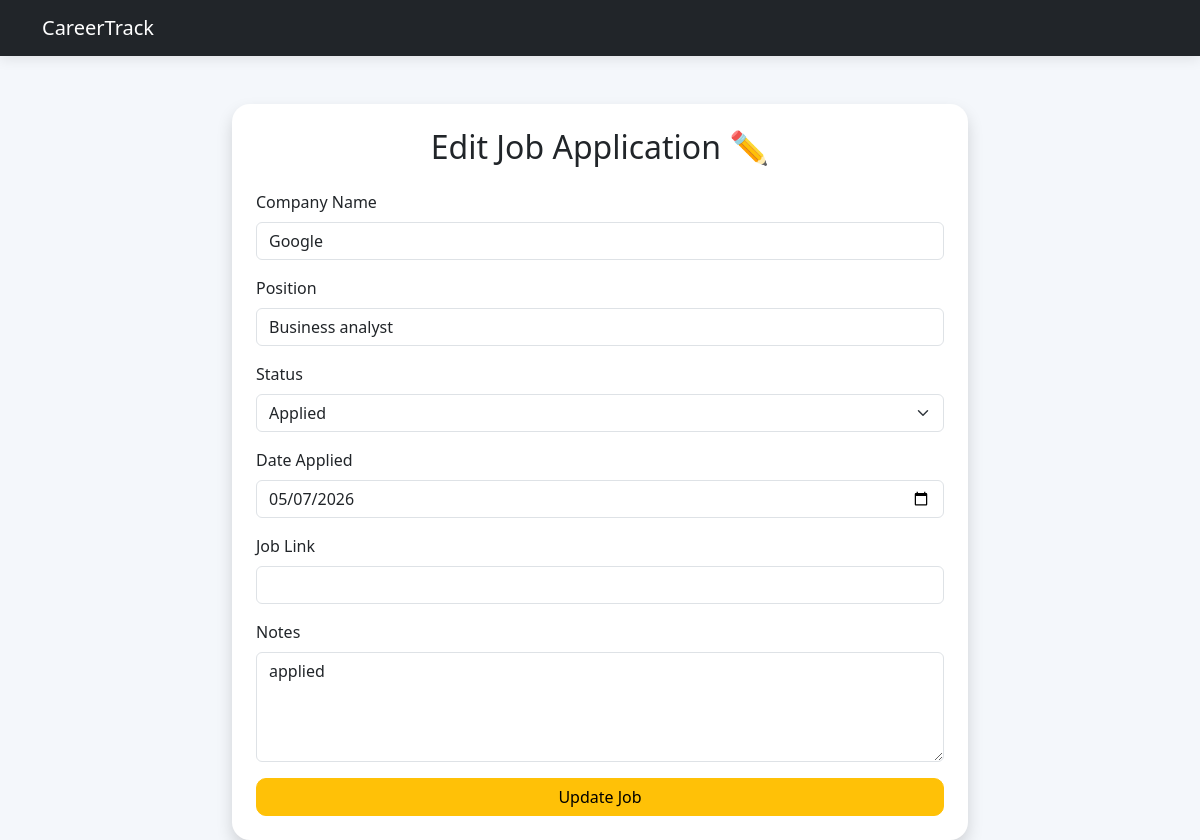
Page /edit-job/5 (signed in) on the committed database.
### app.py (models this page shows)
class JobApplication(db.Model):
    id = db.Column(db.Integer, primary_key=True)
    company = db.Column(db.String(100), nullable=False)
    position = db.Column(db.String(100), nullable=False)
    status = db.Column(db.String(50), nullable=False)
    date_applied = db.Column(db.String(20), nullable=False)
    job_link = db.Column(db.String(300))
    notes = db.Column(db.Text)
    user_id = db.Column(db.Integer, db.ForeignKey('user.id'), nullable=False)

### app.py (the view, shortened to what this page needs)
@app.route('/edit-job/<int:job_id>', methods=['GET', 'POST'])
def edit_job(job_id):
    if 'user_id' not in session:
        return redirect(url_for('login'))
    job = JobApplication.query.filter_by(
        id=job_id,
        user_id=session['user_id']
    ).first_or_404()
    return render_template('edit_job.html', job=job)

### templates/edit_job.html (shortened to what this page needs)
{% extends 'base.html' %}
{% block content %}
<div class="row justify-content-center">
    <div class="col-md-8">
        <div class="card shadow p-4">
            <h2 class="mb-4 text-center">
                Edit Job Application ✏️
            </h2>
            <form method="POST">
                <div class="mb-3">
                    <label class="form-label">
                        Company Name
                    </label>
                    <input type="text"
                           name="company"
                           class="form-control"
                           value="{{ job.company }}"
                           required>
                </div>
                <div class="mb-3">
                    <label class="form-label">
                        Position
                    </label>
                    <input type="text"
                           name="position"
                           class="form-control"
                           value="{{ job.position }}"
                           required>
                </div>
                <div class="mb-3">
                    <label class="form-label">
                        Status
                    </label>
                    <select name="status"
                            class="form-select"
                            required>
                        <option value="Applied"
                            {% if job.status == 'Applied' %}
                                selected
                            {% endif %}>
                            Applied
                        </option>
                    </select>
                </div>
                <div class="mb-3">
                    <label class="form-label">
                        Date Applied
                    </label>
                    <input type="date"
                           name="date_applied"
                           class="form-control"
                           value="{{ job.date_applied }}"
                           required>
                </div>
                <div class="mb-3">
                    <label class="form-label">
                        Job Link
                    </label>
                    <input type="url"
                           name="job_link"
                           class="form-control"
                           value="{{ job.job_link }}">
                </div>
                <div class="mb-3">
                    <label class="form-label">
                        Notes
                    </label>
                    <textarea name="notes"
                              class="form-control"
                              rows="4">{{ job.notes }}</textarea>
                </div>
                <div class="d-grid">
                    <button type="submit"
                            class="btn btn-warning">
                        Update Job
                    </button>
                </div>
            </form>
        </div>
    </div>
</div>
{% endblock %}

### static/css/style.css (style rules this page uses)
body { background: #f4f7fb; font-family: 'Segoe UI', sans-serif; }
.card { border: none; border-radius: 18px; }
.btn { border-radius: 10px; }

### rows in the picture
JobApplication: company "Google", position "Business analyst", status "Applied", date_applied "05/07/2026", notes "applied"
